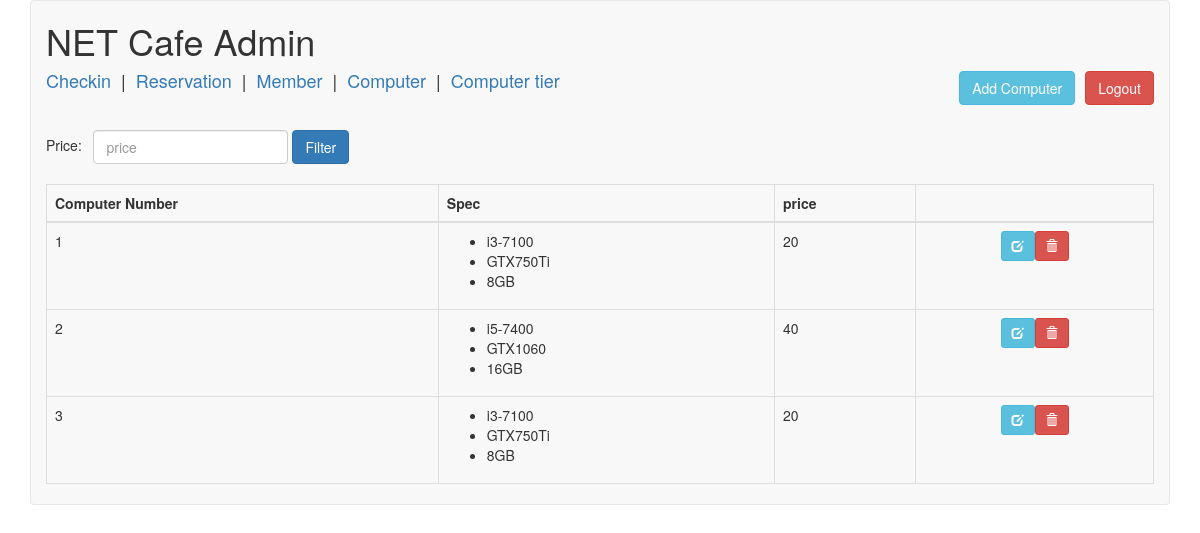
/admin/com.php (signed in), run on the app's committed database.
### tables this page shows
CREATE TABLE `computer` (
  `idcomputer` int(11) NOT NULL,
  `idcomputer_tier` int(11) NOT NULL,
  `price` int(11) DEFAULT NULL
);

CREATE TABLE `computer_tier` (
  `idcomputer_tier` int(11) NOT NULL,
  `CPU` varchar(45) DEFAULT NULL,
  `GPU` varchar(45) DEFAULT NULL,
  `RAM` varchar(45) DEFAULT NULL
);

### admin/com.php (the view, shortened to what this page needs)
<?php
require('../dbconnect.php');
?><!DOCTYPE html>
<html lang="en">
<head>
    <link rel="stylesheet" href="https://maxcdn.bootstrapcdn.com/bootstrap/3.3.7/css/bootstrap.min.css">
</head>
<body class="container">
<?php
$price = isset($_GET['price']) ? $_GET['price'] : "";
if ($price != "") {
    $sql = "SELECT * FROM computer LEFT JOIN  computer_tier ON computer.idcomputer_tier=computer_tier.idcomputer_tier WHERE computer.price = '$price'";
}
else {
    $sql = "SELECT * FROM computer LEFT JOIN  computer_tier ON computer.idcomputer_tier=computer_tier.idcomputer_tier";
}
    $results = $conn->query($sql);
?>
    <nav class="navbar navbar-default">
    <div class="container-fluid">
    <h1>NET Cafe Admin </h1>
    <div>
    <h4><a href="index.php" >Checkin</a>&nbsp;&nbsp;|&nbsp;&nbsp;<a href="res.php" >Reservation</a>&nbsp;&nbsp;|&nbsp;&nbsp;<a href="member.php" >Member</a>&nbsp;&nbsp;|&nbsp;&nbsp;<a href="com.php" >Computer</a>&nbsp;&nbsp;|&nbsp;&nbsp;<a href="ct.php" >Computer tier</a><a href="logout.php" class="btn btn-danger pull-right" style="margin-left: 10px">Logout</a>
    <a href="addcom.php" class="btn btn-info pull-right" style="margin-left: 10px">Add Computer</a><h4>
    <br>
</div>
<form method="get" class="form-inline">
        Price: &nbsp;
        <input type="text" name="price" class="form-control" placeholder="price">
        <input class="btn btn-primary" type="submit" value="Filter">
    </form>
    <table class="table table-bordered" style="margin-top: 20px">
        <thead>
            <tr>
                <th>Computer Number</th>
                <th>Spec</th>
                <th>price</th>
                <th></th>
            </tr>
        </thead>
        <tbody>
        <?php
        while($row = $results->fetch_assoc()) {
            ?>
            <tr>
                <td><?php echo $row['idcomputer'] ?></td>
                <td><ul>
                    <li><?php echo $row['CPU']?></li>
                    <li><?php echo $row['GPU']?></li>
                    <li><?php echo $row['RAM']?></li>
                </ul></td>
                <td><?php echo $row['price'] ?></td>
                <td class="text-center">
                    <a href="editcom.php?idcomputer=<?php echo $row['idcomputer'] ?>" class="btn btn-sm btn-info">
                        <span class="glyphicon glyphicon-edit"></span>
                    <a href="deletecom.php?idcomputer=<?php echo $row['idcomputer'] ?>" class="btn btn-sm btn-danger">
                        <span class="glyphicon glyphicon-trash"></span>
                    </a>
                </td>
            </tr>
            <?php
        }
        ?>
        </tbody>
    </table>
</body>
</html>

### data on the page
computer: idcomputer "1", idcomputer_tier.CPU "i3-7100", idcomputer_tier.GPU "GTX750Ti", idcomputer_tier.RAM "8GB", price "20"
computer: idcomputer "2", idcomputer_tier.CPU "i5-7400", idcomputer_tier.GPU "GTX1060", idcomputer_tier.RAM "16GB", price "40"
computer: idcomputer "3", idcomputer_tier.CPU "i3-7100", idcomputer_tier.GPU "GTX750Ti", idcomputer_tier.RAM "8GB", price "20"
